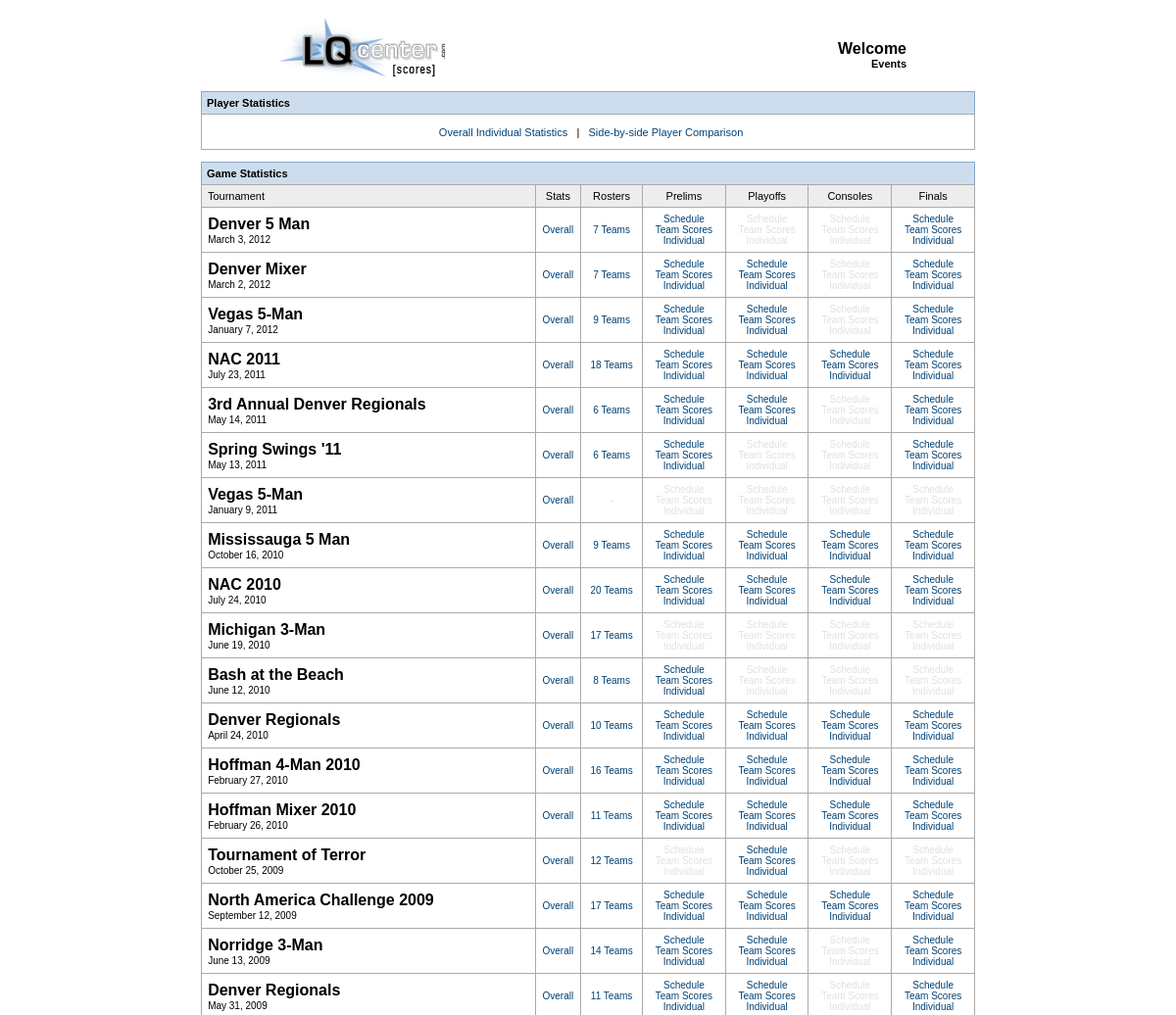
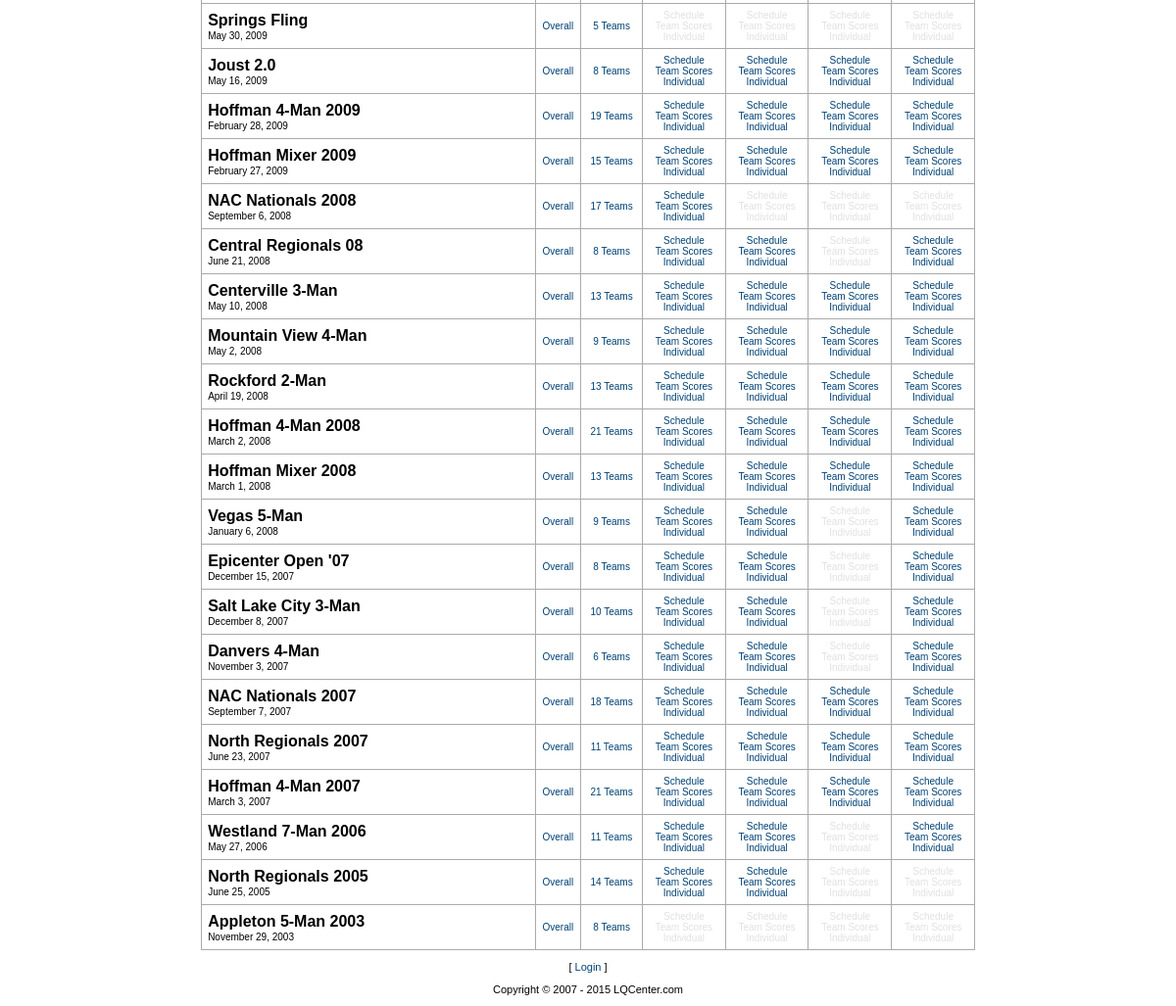
The page / on the database its author committed (2 pictures, top to bottom).
### tables this page shows
CREATE TABLE IF NOT EXISTS `web_events` (
  `id` mediumint(4) NOT NULL AUTO_INCREMENT,
  `stamp` int(10) NOT NULL DEFAULT '0',
  `event_year` smallint(4) NOT NULL,
  `center` smallint(3) NOT NULL DEFAULT '0',
  `title` varchar(50) NOT NULL DEFAULT '',
  `prelim_stamp` int(10) NOT NULL,
  `prelim_sched` enum('auto','manual') NOT NULL DEFAULT 'auto',
  `prelim_gen` enum('0','1') NOT NULL DEFAULT '0',
  `prelim_sets` tinyint(2) NOT NULL DEFAULT '0',
  `prelim_format` enum('dq','tq','none') NOT NULL DEFAULT 'tq',
  `prelim_rankby` enum('score','points') NOT NULL DEFAULT 'score',
  `prelim_drops` enum('0','1') NOT NULL DEFAULT '0',
  `playoff_sets` tinyint(2) NOT NULL DEFAULT '0',
  `playoff_format` enum('dq','tq','none') NOT NULL DEFAULT 'tq',
  `playoff_advance1` tinyint(2) NOT NULL DEFAULT '0',
  `playoff_advance2` tinyint(2) NOT NULL DEFAULT '0',
  `console_sets` tinyint(2) NOT NULL DEFAULT '0',
  `console_format` enum('dq','tq','none') NOT NULL DEFAULT 'tq',
  `playoff_rankby` enum('score','points') NOT NULL DEFAULT 'score',
  `console_advance` tinyint(2) NOT NULL DEFAULT '0',
  `console_advrank` varchar(4) NOT NULL DEFAULT '',
  `final_sets` tinyint(2) NOT NULL DEFAULT '0',
  `final_format` enum('dq','tq','none') NOT NULL DEFAULT 'tq',
  `final_advance` tinyint(2) NOT NULL DEFAULT '0',
  `final_advrank` varchar(4) NOT NULL DEFAULT '',
  `ranks_pre` enum('0','1') NOT NULL DEFAULT '0',
  `ranks_pla` enum('0','1') NOT NULL DEFAULT '0',
  `ranks_con` enum('0','1') NOT NULL DEFAULT '0',
  `ranks_fin` enum('0','1') NOT NULL DEFAULT '0',
  PRIMARY KEY (`id`)
);

### index.php (the view, shortened to what this page needs)
<?
  require("functions.php");
  print_header("Welcome","Events");
?>
<table width="790" cellspacing="1" cellpadding="2" class="table_bl_top" align="center">
  <tr>
   <td><b>Player Statistics</b></td>
 </tr>
</table>
<table width="790" cellspacing="1" cellpadding="0" bgcolor="#aaaaaa" align="center">
  <tr height="35" bgcolor="#ffffff">
   <td align="center">&nbsp; <a href="./stats_overall.php">Overall Individual Statistics</a> &nbsp; | &nbsp; <a href="./stats_player.php">Side-by-side Player Comparison</a></td>
 </tr>
</table>
<br>
<table width="790" cellspacing="1" cellpadding="2" class="table_bl_top" align="center">
  <tr>
   <td><b>Game Statistics</b></td>
 </tr>
</table>
<table width="790" cellspacing="1" cellpadding="0" bgcolor="#aaaaaa" align="center">
  <tr height="22" bgcolor="#ededed">
   <td>&nbsp; Tournament</td>
   <td align="center">Stats</td>
   <td align="center">Rosters</td>
   <td align="center">Prelims</td>
   <td align="center">Playoffs</td>
   <td align="center">Consoles</td>
   <td align="center">Finals</td>
 </tr>
<?
	$fetch_events = mysql_query("SELECT * FROM `web_events` ORDER BY `stamp` DESC");
  while($eventRow = mysql_fetch_assoc($fetch_events))
    {
	$eventId = $eventRow[id];
	$check_rosters = mysql_query("SELECT * FROM `web_teams` WHERE team_event='$eventId'");
	$check_pre = mysql_query("SELECT * FROM `web_games` WHERE event='$eventId' AND type='pre'");
	$check_pla = mysql_query("SELECT * FROM `web_games` WHERE event='$eventId' AND type='pla'");
	$check_con = mysql_query("SELECT * FROM `web_games` WHERE event='$eventId' AND type='con'");
	$check_fin = mysql_query("SELECT * FROM `web_games` WHERE event='$eventId' AND type='fin'");
?>
	  <tr bgcolor="#ffffff" height="45">
	   <td>&nbsp; <span class="large"><b><?=$eventRow[title]?></b></span><br>&nbsp; <span class="small"><?=date("F j, Y", $eventRow[stamp]);?></span></td>
	   <td class="small" align="center"><a href="./stats_event.php?eventId=<?=$eventId?>">Overall</a></td>
<?
	if(mysql_num_rows($check_rosters) != "0" || isset($_COOKIE[lqc_scores_session]))
	    {
		$num_teams = mysql_num_rows($check_rosters);
		print("	   <td class=\"small\" align=\"center\"><a href=\"./teams.php?eventId=$eventId\">$num_teams Teams</a></td>\n");
	     }
	else
	    {
		print("	   <td class=\"small_grey\" align=\"center\">-</td>\n");
	     }
	if(mysql_num_rows($check_pre) != "0" || isset($_COOKIE[lqc_scores_session]))
	    {
		print("	   <td class=\"small\" align=\"center\"><a href=\"./schedule.php?getEvent=$eventId&getType=pre\">Schedule</a><br>
<a href=\"./team_scores.php?game_type=pre&eventId=$eventId\">Team Scores</a><br>
<a href=\"./statsIndiv.php?getEvent=$eventId&getType=pre\">Individual</a></td>\n");
	     }
	else
	    {
		print("	   <td class=\"small_grey\" align=\"center\">Schedule<br>Team Scores<br>Individual</td>\n");
	     }
	if(mysql_num_rows($check_pla) != "0" || isset($_COOKIE[lqc_scores_session]))
	    {
		print("	   <td class=\"small\" align=\"center\"><a href=\"./schedule.php?getEvent=$eventId&getType=pla\">Schedule</a><br><a href=\"./team_scores.php?game_type=pla&eventId=$eventId\">Team Scores</a><br><a href=\"./statsIndiv.php?getEvent=$eventId&getType=pla\">Individual</a></td>\n");
	     }
	else
	    {
		print("	   <td class=\"small_grey\" align=\"center\">Schedule<br>Team Scores<br>Individual</td>\n");
	     }
	if(mysql_num_rows($check_con) != "0" || isset($_COOKIE[lqc_scores_session]))
	    {
		print("	   <td class=\"small\" align=\"center\"><a href=\"./schedule.php?getEvent=$eventId&getType=con\">Schedule</a><br><a href=\"./team_scores.php?game_type=con&eventId=$eventId\">Team Scores</a><br><a href=\"./statsIndiv.php?getEvent=$eventId&getType=con\">Individual</a></td>\n");
	     }
	else
	    {
		print("	   <td class=\"small_grey\" align=\"center\">Schedule<br>Team Scores<br>Individual</td>\n");
	     }
	if(mysql_num_rows($check_fin) != "0" || isset($_COOKIE[lqc_scores_session]))
	    {
		print("	   <td class=\"small\" align=\"center\"><a href=\"./schedule.php?getEvent=$eventId&getType=fin\">Schedule</a><br><a href=\"./team_scores.php?game_type=fin&eventId=$eventId\">Team Scores</a><br><a href=\"./statsIndiv.php?getEvent=$eventId&getType=fin\">Individual</a></td>\n");
	     }
	else
	    {
		print("	   <td class=\"small_grey\" align=\"center\">Schedule<br>Team Scores<br>Individual</td>\n");
	     }
?>
	 </tr>
<?
     }
  print("</table>\n\n");
  print_footer();
?>

### functions.php (shortened to what this page needs)
<?
  function print_header($title,$subtitle)
    {
	print("<!DOCTYPE HTML PUBLIC \"-//W3C//DTD HTML 4.01 Transitional//EN\">\n");
	print("<html>\n");
	print("<head>\n");
	print("<link rel=\"stylesheet\" type=\"text/css\" href=\"./styles.css\">\n");
	print("</head>\n\n");
	print("<body>\n\n");
	if($title == "0")
	    {
		print("<table width=\"650\" height=\"85\" cellspacing=\"0\" cellpadding=\"0\" align=\"center\">\n");
		print("  <tr>\n");
		print("   <td><a href=\"./index.php\"><img border=\"0\" src=\"./images/logo.gif\" width=\"183\" height=\"73\" alt=\"LQCenter.com\"></a></td>\n");
		print(" </tr>\n");
		print("</table>\n");
	     }
	else
	    {
		if(strlen($title) < 3)
		    {
			$display_title = mysql_result(mysql_query("SELECT title FROM `web_events` WHERE id='$title'"),0);
		     }
		else
		    {
			$display_title = $title;
		     }
		print("<table width=\"650\" height=\"85\" cellspacing=\"0\" cellpadding=\"0\" align=\"center\">\n");
		print("  <tr>\n");
		print("   <td rowspan=\"2\"><a href=\"./index.php\"><img border=\"0\" src=\"./images/logo.gif\" width=\"183\" height=\"73\" alt=\"LQCenter.com\"></a></td>\n");
		print("   <td align=\"right\" class=\"large\" valign=\"bottom\"><b>$display_title</b></td>\n");
		print(" </tr>\n");
		print("  <tr>\n");
		print("   <td align=\"right\" valign=\"top\"><b>$subtitle</b></td>\n");
		print(" </tr>\n");
		print("</table>\n");
	     }
     }
  function print_footer()
    {
	if(isset($_COOKIE[lqc_scores_session]))
	    {
		print("<p align=\"center\">[ <a href=\"./login.php?do=logout\">Logout</a> ]</p>\n");
	     }
	else
	    {
		print("<p align=\"center\">[ <a href=\"./login.php\">Login</a> ]</p>\n");
	     }
	$end_year = date("Y");
	print("<p align=\"center\">Copyright &copy; 2007 - $end_year LQCenter.com</p>\n\n");
	print("</body>\n");
	print("</html>");
     }
?>

### styles.css (style rules this page uses)
body { background-color: #ffffff; scrollbar-face-color:#e2e2e2; scrollbar-highlight-color:#e2e2e2; scrollbar-3dlight-color:#e1e1e1; scrollbar-darkshadow-color:#f4f4f4; scrollbar-shadow-color:#465162; scrollbar-arrow-color:#666666; scrollbar-track-color:#f1f1f1; }
body,td { font-family: Arial; font-size: 11px; color: #000000; }
a { border: 0px; }
a:link { color: #004276; text-decoration: none; }
table { border: 0px; empty-cells: show; }
.small { font-size: 10px; }
.small_grey { font-size: 10px; color: #e1e1e1; }
.large { font-size: 16px; }
.table_bl_top { padding: 2; border: 1px solid #84a8cb; border-bottom: 0px; background-color: #cddded; }

### rows shown on the page
web_events: title "Denver 5 Man", stamp "March 3, 2012", num_teams "7", shows "Schedule", shows "Team Scores"
web_events: title "Denver Mixer", stamp "March 2, 2012", num_teams "7", shows "Schedule"
web_events: title "Vegas 5-Man", stamp "January 7, 2012", num_teams "9", shows "Schedule"
web_events: title "NAC 2011", stamp "July 23, 2011", num_teams "18"
web_events: title "3rd Annual Denver Regionals", stamp "May 14, 2011", num_teams "6", shows "Schedule"
web_events: title "Spring Swings '11", stamp "May 13, 2011", num_teams "6", shows "Schedule", shows "Team Scores"
web_events: title "Vegas 5-Man", stamp "January 9, 2011", shows "Schedule", shows "Team Scores", shows "Individual"
web_events: title "Mississauga 5 Man", stamp "October 16, 2010", num_teams "9"
web_events: title "NAC 2010", stamp "July 24, 2010", num_teams "20"
web_events: title "Michigan 3-Man", stamp "June 19, 2010", num_teams "17", shows "Schedule", shows "Team Scores", shows "Individual"
web_events: title "Bash at the Beach", stamp "June 12, 2010", num_teams "8", shows "Schedule", shows "Team Scores", shows "Individual"
web_events: title "Denver Regionals", stamp "April 24, 2010", num_teams "10"
web_events: title "Hoffman 4-Man 2010", stamp "February 27, 2010", num_teams "16"
web_events: title "Hoffman Mixer 2010", stamp "February 26, 2010", num_teams "11"
web_events: title "Tournament of Terror", stamp "October 25, 2009", num_teams "12", shows "Schedule", shows "Team Scores", shows "Individual"
web_events: title "North America Challenge 2009", stamp "September 12, 2009", num_teams "17"
web_events: title "Norridge 3-Man", stamp "June 13, 2009", num_teams "14", shows "Schedule"
web_events: title "Denver Regionals", stamp "May 31, 2009", num_teams "11", shows "Schedule"
web_events: title "Springs Fling", stamp "May 30, 2009", num_teams "5", shows "Schedule", shows "Team Scores", shows "Individual"
web_events: title "Joust 2.0", stamp "May 16, 2009", num_teams "8"
web_events: title "Hoffman 4-Man 2009", stamp "February 28, 2009", num_teams "19"
web_events: title "Hoffman Mixer 2009", stamp "February 27, 2009", num_teams "15"
web_events: title "NAC Nationals 2008", stamp "September 6, 2008", num_teams "17", shows "Schedule", shows "Team Scores", shows "Individual"
web_events: title "Central Regionals 08", stamp "June 21, 2008", num_teams "8", shows "Schedule"
web_events: title "Centerville 3-Man", stamp "May 10, 2008", num_teams "13"
web_events: title "Mountain View 4-Man", stamp "May 2, 2008", num_teams "9"
web_events: title "Rockford 2-Man", stamp "April 19, 2008", num_teams "13"
web_events: title "Hoffman 4-Man 2008", stamp "March 2, 2008", num_teams "21"
web_events: title "Hoffman Mixer 2008", stamp "March 1, 2008", num_teams "13"
web_events: title "Vegas 5-Man", stamp "January 6, 2008", num_teams "9", shows "Schedule"
web_events: title "Epicenter Open '07", stamp "December 15, 2007", num_teams "8", shows "Schedule"
web_events: title "Salt Lake City 3-Man", stamp "December 8, 2007", num_teams "10", shows "Schedule"
web_events: title "Danvers 4-Man", stamp "November 3, 2007", num_teams "6", shows "Schedule"
web_events: title "NAC Nationals 2007", stamp "September 7, 2007", num_teams "18"
web_events: title "North Regionals 2007", stamp "June 23, 2007", num_teams "11"
web_events: title "Hoffman 4-Man 2007", stamp "March 3, 2007", num_teams "21"
web_events: title "Westland 7-Man 2006", stamp "May 27, 2006", num_teams "11", shows "Schedule"
web_events: title "North Regionals 2005", stamp "June 25, 2005", num_teams "14", shows "Schedule", shows "Team Scores"
web_events: title "Appleton 5-Man 2003", stamp "November 29, 2003", num_teams "8", shows "Schedule", shows "Team Scores", shows "Individual"

### other values the page prints
$display_title "Welcome"
$subtitle "Events"
